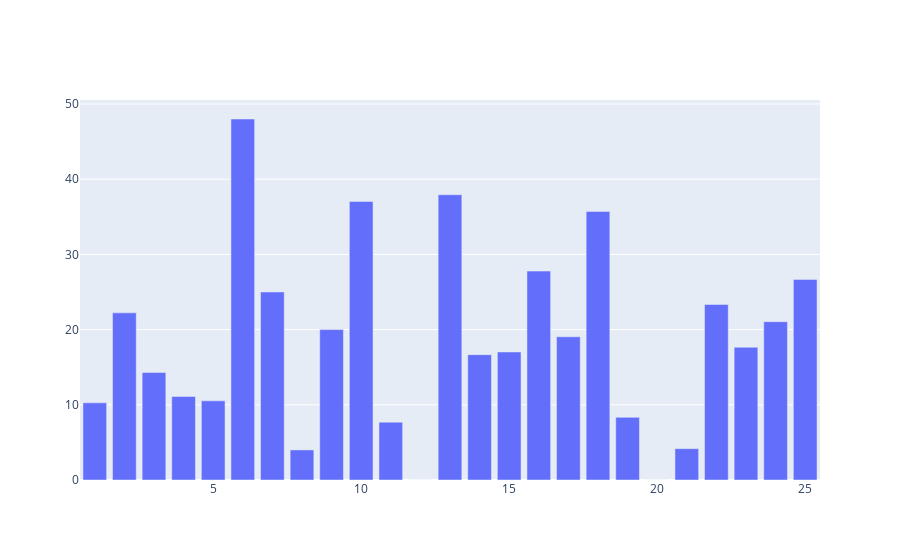
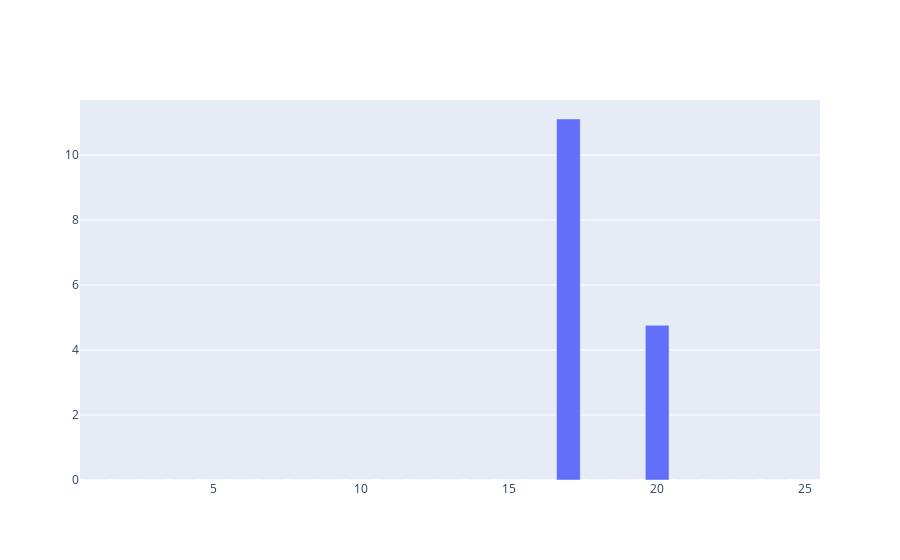
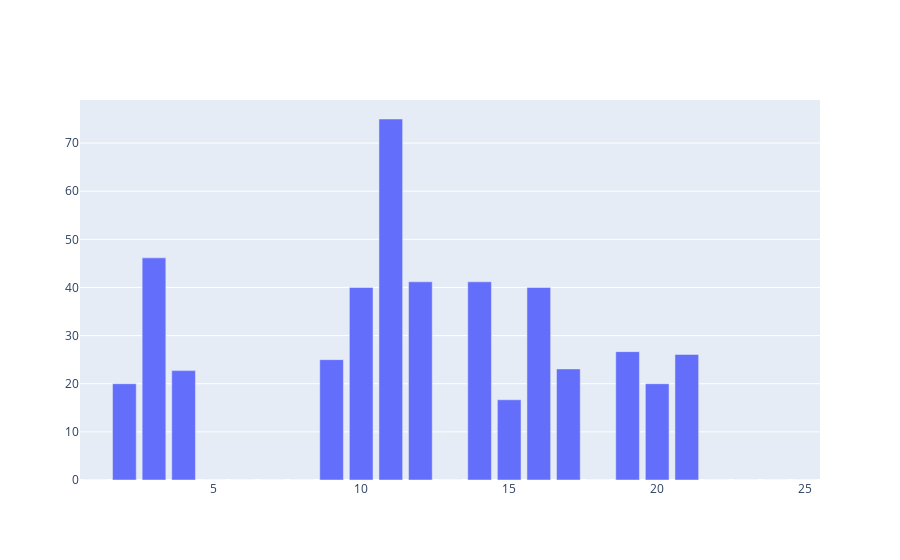

The code cell stored with these charts, in order, in its notebook:
### Markdown cell above
4.	The success rate of the ANPR cameras is influenced by both inaccurate ANPR detections and periods when the system was offline.  To determine the contribution of each factor, calculate the ANPR success rate for all vehicles combined for each site for each day over the period of observations and display the results in a bar chart.

### Code cell
GPS_and_ANPR['date'] = GPS_and_ANPR.occurred_date.str[:-6]
GPS_and_ANPR['date'] = pd.to_datetime(GPS_and_ANPR['date'], format='%d/%m/%Y')

ANPR_per_day = GPS_and_ANPR.groupby([ 'location_id', 'date'], as_index=False)['exception_code'].agg({
    'ANPR cameras success rate': lambda group: ( ( (group == 1) | (group == 2) | (group == 3) ).sum() / group.count() * 100 ) if group.count() else None
})

ANPR_per_day = ANPR_per_day.sort_values(by=['location_id','date'])

### Figure 1 — Plotly figure (JSON) as saved in the notebook; plotly's stock layout.template omitted (floating-point values rounded to 4 significant figures; data arrays with more than 128 entries replaced by an {"elided": "..."} marker saying what was removed)
{"data": [{"type": "bar", "x": [1, 2, 3, 4, 5, 6, 7, 8, 9, 10, 11, 12, 13, 14, 15, 16, 17, 18, 19, 20, 21, 22, 23, 24, 25], "y": {"elided": "237 float values"}}], "layout": {}}

### Figure 2 — Plotly figure (JSON) as saved in the notebook; plotly's stock layout.template omitted (floating-point values rounded to 4 significant figures; data arrays with more than 128 entries replaced by an {"elided": "..."} marker saying what was removed)
{"data": [{"type": "bar", "x": [1, 2, 3, 4, 5, 6, 7, 8, 9, 10, 11, 12, 13, 14, 15, 16, 17, 18, 19, 20, 21, 22, 23, 24, 25], "y": {"elided": "230 float values"}}], "layout": {}}

### Figure 3 — Plotly figure (JSON) as saved in the notebook; plotly's stock layout.template omitted (floating-point values rounded to 4 significant figures; data arrays with more than 128 entries replaced by an {"elided": "..."} marker saying what was removed)
{"data": [{"type": "bar", "x": [1, 2, 3, 4, 5, 6, 7, 8, 9, 10, 11, 12, 13, 14, 15, 16, 17, 18, 19, 20, 21, 22, 23, 24, 25], "y": {"elided": "225 float values"}}], "layout": {}}
